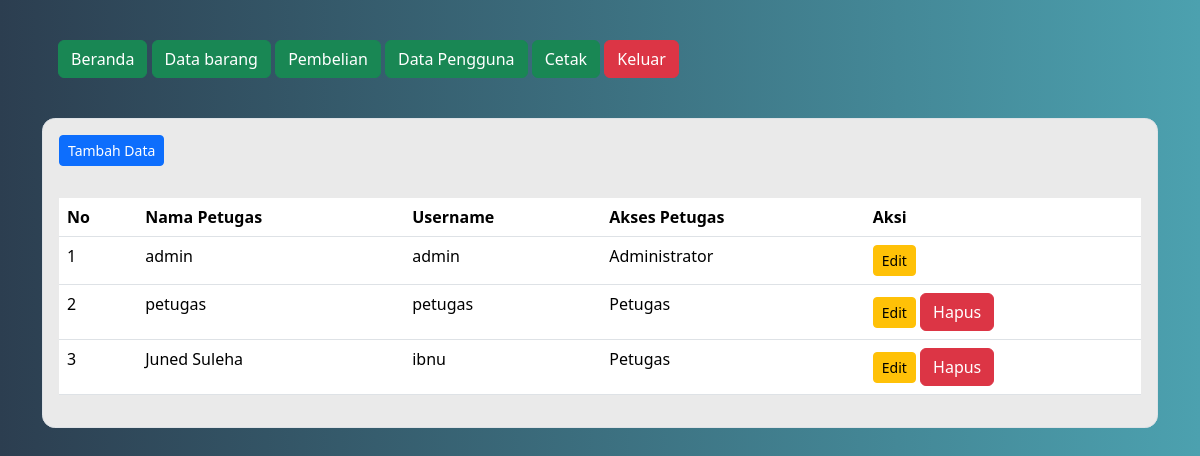
Screenshot of /administrator/data_pengguna.php (signed in) with the database file from the repository.
### tables this page shows
CREATE TABLE `petugas` (
  `id_petugas` int(11) NOT NULL,
  `nama_petugas` varchar(255) NOT NULL,
  `username` text NOT NULL,
  `password` text NOT NULL,
  `level` int(11) NOT NULL
);

### administrator/data_pengguna.php (the view, shortened to what this page needs)
<?php
include "header.php";
include "navbar.php";
?>
<div class="card mt-2">
    <div class="card-body">
        <button type="button" class="btn btn-primary btn-sm" data-bs-toggle="modal" data-bs-target="#tambah-data">
            Tambah Data
        </button>
    </div>
    <div class="card-body">
        <table class="table">
            <thead>
                <tr>
                    <th>No</th>
                    <th>Nama Petugas</th>
                    <th>Username</th>
                    <th>Akses Petugas</th>
                    <th>Aksi</th>
                </tr>
            </thead>
            <tbody>
                <?php
                include '../koneksi.php';
                $no = 1;
                $data = mysqli_query($koneksi, "select * from petugas");
                while ($d = mysqli_fetch_array($data)) {
                ?>
                    <tr>
                        <td><?php echo $no++; ?></td>
                        <td><?php echo $d['nama_petugas']; ?></td>
                        <td><?php echo $d['username']; ?></td>
                        <td>
                            <?php
                            if ($d['level'] == '1') { ?>
                                Administrator
                            <?php } else { ?>
                                Petugas
                            <?php } ?>
                        </td>
                        <td>
                            <button type="button" class="btn btn-warning btn-sm" data-bs-toggle="modal" data-bs-target="#edit-data<?php echo $d['id_petugas'];
                                                                                                                                    ?>">
                                Edit
                            </button>
                            <?php
                            if ($d['level'] == $_SESSION['level']) { ?>
                            <?php } else { ?>
                                <button type="button" class="btn btn-danger btnsm" data-bs-toggle="modal" data-bs-target="#hapus-data<?php echo
                                                                                                                                        $d['id_petugas']; ?>">
                                    Hapus
                                </button>
                            <?php } ?>
                        </td>
                    </tr>
                <?php } ?>
            </tbody>
        </table>
    </div>
</div>
<?php
include "footer.php";
?>

### administrator/data_pengguna.php (style rules this page uses)
body { background: linear-gradient(to right, #2c3e50, #4ca1af); min-height: 100vh; font-family: 'Segoe UI', sans-serif; }
.card { background-color: #eaeaea; border: 1px solid #dee2e6; border-radius: 0.8rem; }

### rows the page displays
petugas: nama_petugas "admin", username "admin", level "Administrator"
petugas: nama_petugas "petugas", username "petugas", level "Petugas"
petugas: nama_petugas "Juned Suleha", username "ibnu", level "Petugas"
